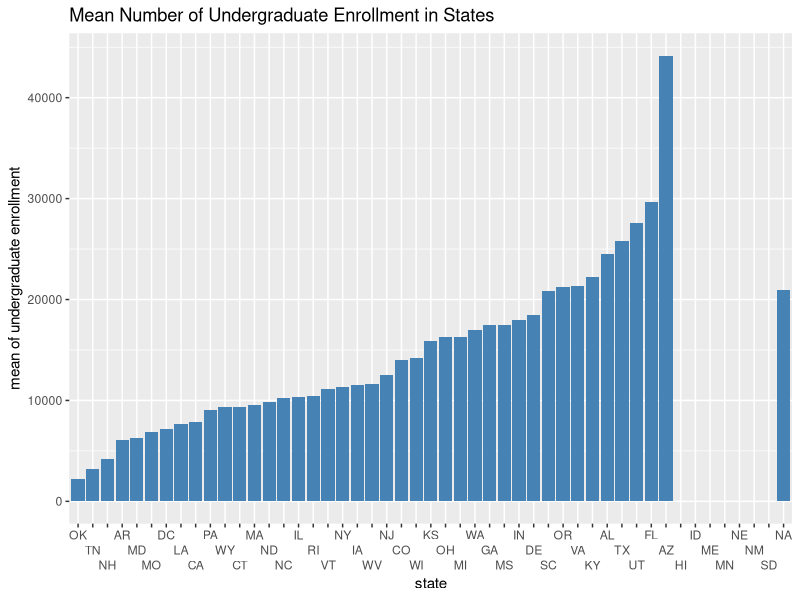
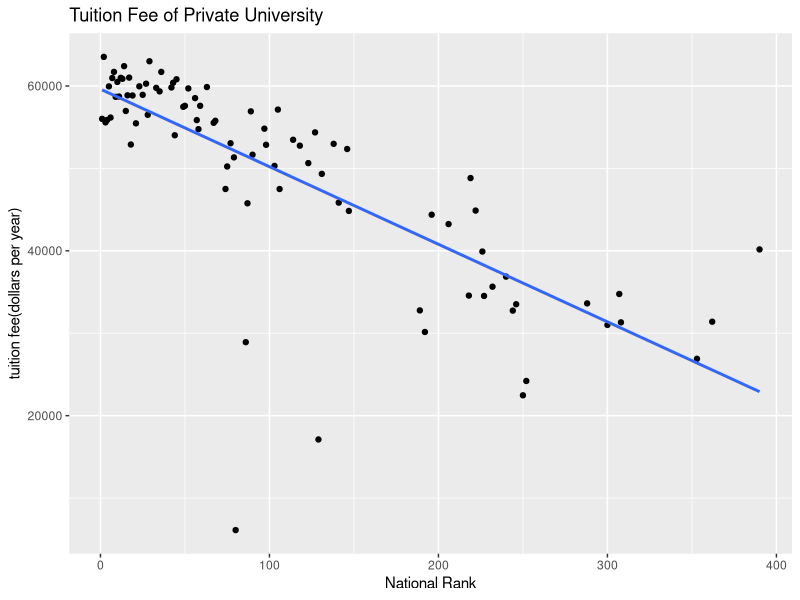
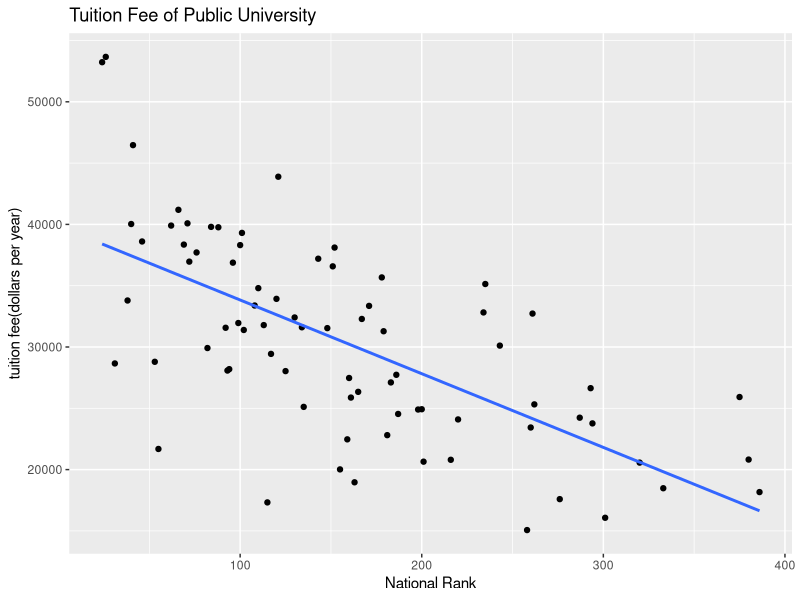

Source code (R) for these figures, in order:
library(tidyverse)
path<- "/Users/lionel/Desktop/ma4615-fa22-final-project-pick_a_university"
data_cleaned <- read.csv("full_data_clean2.csv")

undergraduate_number<- data_cleaned %>% 
  group_by(state) %>% 
  summarise( mean_undergraduate_number = mean (enrollment_kaggle, na.rm = TRUE))

undergraduate_number %>% ggplot(aes(x=reorder(state,mean_undergraduate_number),y=mean_undergraduate_number))+
  geom_col(position = "dodge", fill= "steelblue", na.rm = FALSE)+
  scale_x_discrete(guide=guide_axis(n.dodge=3)) +
  labs(x="state",
       y= "mean of undergraduate enrollment",
       title = "Mean Number of Undergraduate Enrollment in States ")

Tuition_private <- data_cleaned %>% filter(type1_all == "2")
Tuition_private %>% ggplot(aes(x = national_rank_kaggle, y= tuition_kaggle))+
  geom_point()+
  geom_smooth(method = "lm",se = FALSE)+
  labs(x = "National Rank",
       y = "tuition fee(dollars per year)",
       title= "Tuition Fee of Private University")


Tuition_public <- data_cleaned %>% filter(type1_all == "1")
Tuition_public %>% ggplot(aes(x = national_rank_kaggle, y= tuition_kaggle))+
  geom_point()+
  geom_smooth(method = "lm", se= FALSE)+
  labs(x = "National Rank",
       y = "tuition fee(dollars per year)",
       title= "Tuition Fee of Public University")



